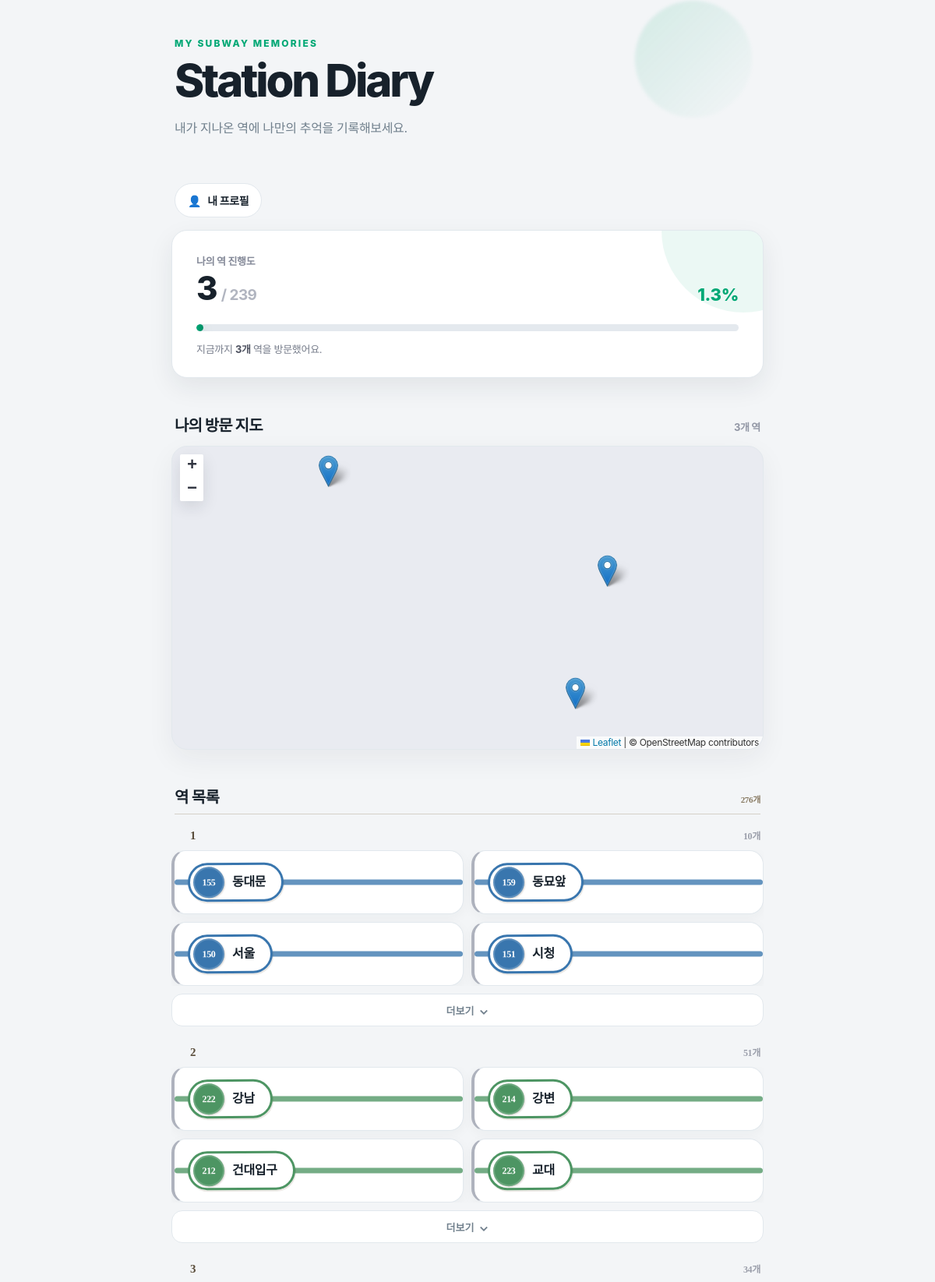
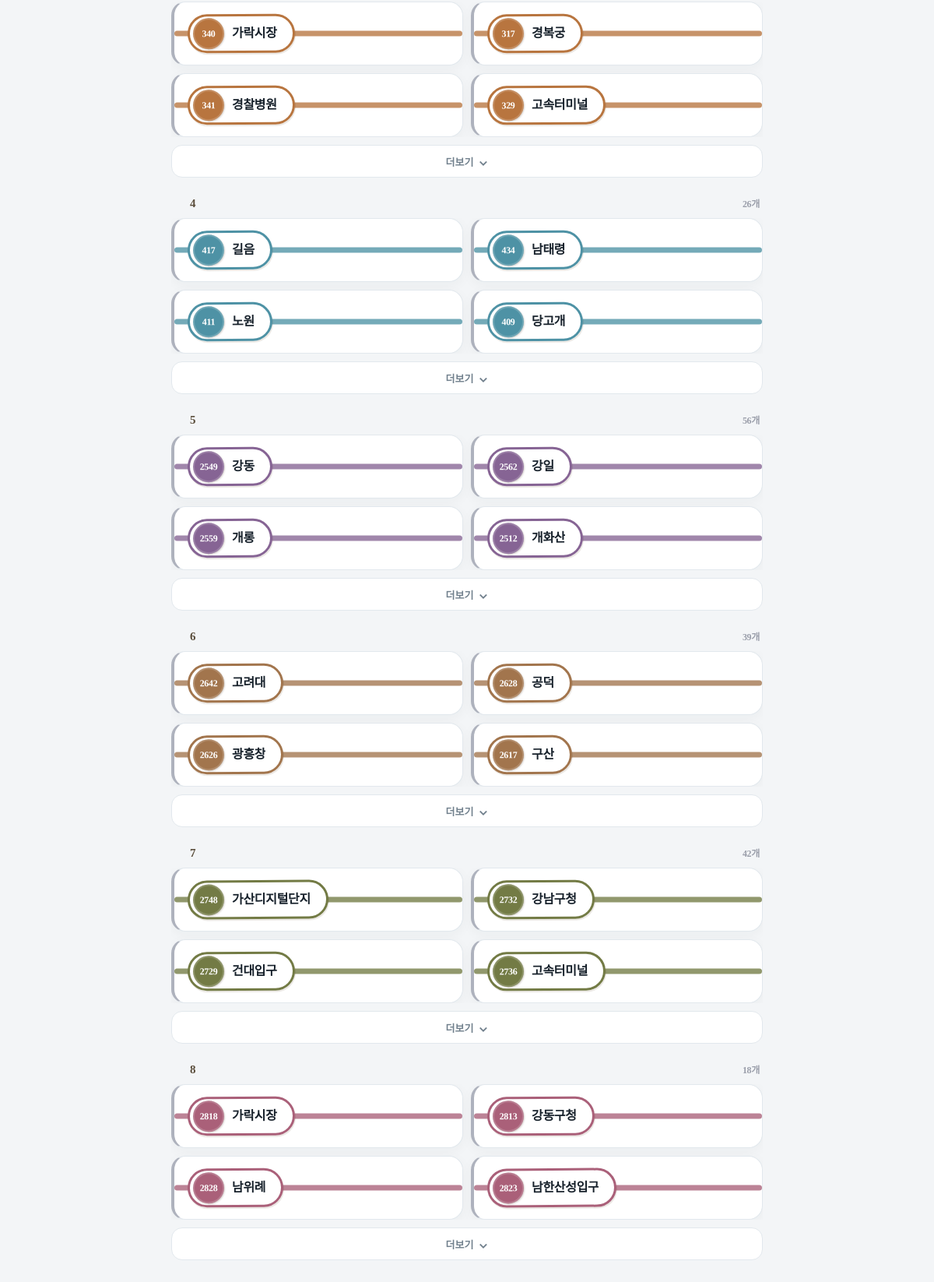
The page / (signed in) on the database its author committed (2 pictures, top to bottom).
### tables this page shows
CREATE TABLE station_lines (
            id INTEGER PRIMARY KEY AUTOINCREMENT,
            station_id INTEGER NOT NULL,
            line TEXT NOT NULL, station_number TEXT,
            FOREIGN KEY (station_id) REFERENCES stations(id)
        );

CREATE TABLE stations (
                id INTEGER PRIMARY KEY AUTOINCREMENT,
                name TEXT NOT NULL,
                latitude REAL,
                longitude REAL,
                is_favorite INTEGER DEFAULT 0
            , theme TEXT DEFAULT 'default', station_number TEXT);

### app.py (the view)
@app.route("/")
def home():
    if not is_logged_in():
        return redirect(url_for("login"))
    user_id = session["user_id"]
    stations = get_stations_with_lines()
    line_groups = {}
    for station in stations:
        line = station["line"]
        if line not in line_groups:
            line_groups[line] = []
        line_groups[line].append(station)
    def line_sort_key(line):
        try:
            return int(
                line.replace("호선", "").strip()
            )
        except ValueError:
            return 999
    line_groups = dict(
        sorted(
            line_groups.items(),
            key=lambda item: line_sort_key(item[0])
        )
    )
    progress = get_progress(
        user_id
    )
    visited_stations = get_visited_stations(
        user_id
    )
    memories_today = get_memories_today(
        user_id
    )
    return render_template(
        "index.html",
        stations=stations,
        line_groups=line_groups,
        progress=progress,
        visited_stations=visited_stations,
        memories_today=memories_today
    )

### app.py (called while the page is built)
def is_logged_in():
    user_id = session.get("user_id")
    if user_id is None:
        return False
    conn = get_db()
    try:
        user = conn.execute(
            "SELECT 1 FROM users WHERE id = ?",
            (user_id,)
        ).fetchone()
    finally:
        conn.close()
    if not user:
        session.clear()
        return False
    return True

def get_csrf_token():
    if "csrf_token" not in session:
        session["csrf_token"] = secrets.token_hex(32)
    return session["csrf_token"]

@app.context_processor
def inject_csrf_token():
    return {
        "csrf_token": get_csrf_token()
    }

@app.after_request
def add_security_headers(response):
    response.headers.setdefault("X-Content-Type-Options", "nosniff")
    response.headers.setdefault("Referrer-Policy", "strict-origin-when-cross-origin")
    response.headers.setdefault("X-Frame-Options", "SAMEORIGIN")
    return response

### database.py (called while the page is built)
def get_db():
    conn = sqlite3.connect(DB_NAME)
    conn.row_factory = sqlite3.Row
    return conn

def get_stations_with_lines():
    conn = get_db()
    stations = conn.execute("""
        SELECT
            stations.id,
            stations.name,
            stations.latitude,
            stations.longitude,
            stations.theme,
            station_lines.line,
            station_lines.station_number
        FROM stations

        LEFT JOIN station_lines
            ON stations.id = station_lines.station_id

        ORDER BY stations.name
    """).fetchall()
    conn.close()
    return stations

def get_progress(user_id):
    conn = get_db()
    total_stations = conn.execute("""
        SELECT COUNT(*)
        FROM stations
    """).fetchone()[0]
    visited_stations = conn.execute("""
        SELECT COUNT(DISTINCT station_id)
        FROM visits
        WHERE user_id = ?
    """, (user_id,)).fetchone()[0]
    conn.close()
    progress = (
        visited_stations / total_stations * 100
        if total_stations
        else 0
    )
    return {
        "total": total_stations,
        "visited": visited_stations,
        "progress": progress
    }

### templates/index.html (shortened to what this page needs)
<!DOCTYPE html>
<html lang="ko">
<head>
    <link rel="stylesheet" href="{{ url_for('static', filename='css/style.css') }}">
    <link rel="stylesheet" href="https://unpkg.com/leaflet@1.9.4/dist/leaflet.css">
</head>
<body>
<main class="home-page">
    <header class="home-header">
        <p class="home-subtitle">MY SUBWAY MEMORIES</p>
        <h1>Station Diary</h1>
        <p class="home-description">
            내가 지나온 역에<br class="mobile-break"> 나만의 추억을 기록해보세요.
        </p>
    </header>
    <a href="{{ url_for('profile') }}" class="profile-button">
        <span>👤</span>
        <span>내 프로필</span>
    </a>
    <a href="{{ url_for('collection') }}" class="progress-card-link">
        <section class="progress-card">
            <div class="progress-header">
                <div>
                    <p class="progress-label">나의 역 진행도</p>
                    <h2>
                        {{ progress["visited"] }}
                        <span>/ {{ progress["total"] }}</span>
                    </h2>
                </div>
                <div class="progress-percent">
                    {{ "%.1f"|format(progress["progress"]) }}%
                </div>
            </div>
            <div class="progress-bar">
                <div
                    class="progress-fill"
                    data-progress="{{ progress['progress'] }}"
                ></div>
            </div>
            <p class="progress-description">
                {% if progress["visited"] == 0 %}
                    아직 방문한 역이 없어요. 첫 번째 역을 기록해보세요!
                {% elif progress["visited"] == progress["total"] %}
                    🎉 모든 역을 방문했어요!
                {% else %}
                    지금까지 <strong>{{ progress["visited"] }}개</strong> 역을 방문했어요.
                {% endif %}
            </p>
        </section>
    </a>
    <section class="map-section">
        <div class="section-title">
            <h2>나의 방문 지도</h2>
            <span>{{ visited_stations|length }}개 역</span>
        </div>
        <div id="map" class="station-map"></div>
    </section>
    <section class="station-section">
        <div class="section-title">
            <h2>역 목록</h2>
            <span>{{ stations|length }}개</span>
        </div>
        {% if line_groups %}
        <div class="station-groups">
            {% for line_key, grouped_stations in line_groups.items() %}
                <section class="station-group">
                    <div class="station-group-header">
                        <div class="station-group-title">
                            <span
                                class="line-dot"
                                data-line="{{ line_key }}"
                            ></span>
                            <h3>{{ line_key }}</h3>
                        </div>
                        <span class="station-group-count">
                            {{ grouped_stations|length }}개
                        </span>
                    </div>
                    <div class="station-list">
                        {% for grouped_station in grouped_stations %}
                            <a
                                class="station-card{% if loop.index > 4 %} extra-station{% endif %}"
                                href="{{ url_for(
                                    'station_detail',
                                    station_id=grouped_station['id']
                                ) }}"
                                data-line="{{ line_key }}"
                            >
                                <div
                                    class="station-node"
                                    data-line="{{ line_key }}"
                                >
                                    <div
                                        class="station-number"
                                        data-line="{{ line_key }}"
                                    >
                                        {{ grouped_station["station_number"] }}
                                    </div>
                                    <div class="station-info">
                                        <h3>{{ grouped_station["name"] }}</h3>
                                    </div>
                                </div>
                                <div
                                    class="station-route-line"
                                    data-line="{{ line_key }}"
                                ></div>
                            </a>
                        {% endfor %}
                    </div>
                    {% if grouped_stations|length > 4 %}
                        <button
                            type="button"
                            class="station-more-button"
                        >
                            더보기 <span>⌄</span>
                        </button>
                    {% endif %}
                </section>
            {% endfor %}
        </div>
        {% else %}
            <div class="empty">
                <div class="empty-icon">🚉</div>
                <h3>등록된 역이 없어요</h3>
                <p>역을 추가해보세요.</p>
            </div>
        {% endif %}
    </section>
</main>
</body>
</html>

### rows shown on the page
station_lines: station_number "155", name "동대문"
station_lines: station_number "159", name "동묘앞"
station_lines: station_number "150", name "서울"
station_lines: station_number "151", name "시청"
station_lines: station_number "222", name "강남"
station_lines: station_number "214", name "강변"
station_lines: station_number "212", name "건대입구"
station_lines: station_number "223", name "교대"
station_lines: station_number "340", name "가락시장"
station_lines: station_number "317", name "경복궁"
station_lines: station_number "341", name "경찰병원"
station_lines: station_number "329", name "고속터미널"
station_lines: station_number "417", name "길음"
station_lines: station_number "434", name "남태령"
station_lines: station_number "411", name "노원"
station_lines: station_number "409", name "당고개"
station_lines: station_number "2549", name "강동"
station_lines: station_number "2562", name "강일"
station_lines: station_number "2559", name "개롱"
station_lines: station_number "2512", name "개화산"
station_lines: station_number "2642", name "고려대"
station_lines: station_number "2628", name "공덕"
station_lines: station_number "2626", name "광흥창"
station_lines: station_number "2617", name "구산"
station_lines: station_number "2748", name "가산디지털단지"
station_lines: station_number "2732", name "강남구청"
station_lines: station_number "2729", name "건대입구"
station_lines: station_number "2736", name "고속터미널"
station_lines: station_number "2818", name "가락시장"
station_lines: station_number "2813", name "강동구청"
station_lines: station_number "2828", name "남위례"
station_lines: station_number "2823", name "남한산성입구"

### other values the page prints
{{ progress["visited"] }} "3"
{{ progress["total"] }} "239"
{{ "%.1f"|format(progress["progress"]) }} "1.3"
{{ visited_stations|length }} "3"
{{ stations|length }} "276"
{{ line_key }} "1" "2" "3" "4" "5" "6" "7" "8"
{{ grouped_stations|length }} "10" "51" "34" "26" "56" "39" "42" "18"
